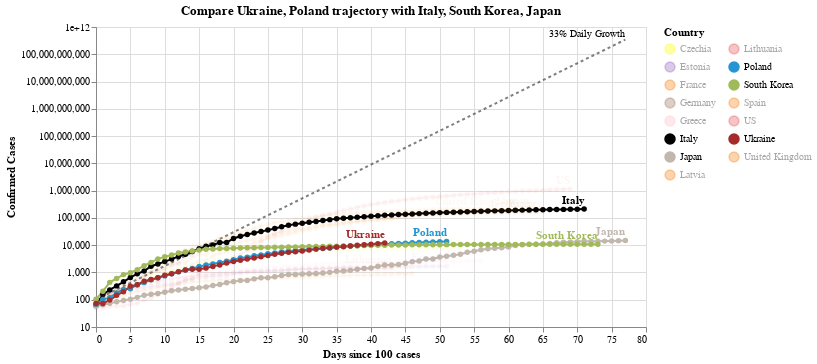

The notebook cell saved with this chart:
### Code cell
#hide_input
chart2 = make_since_chart(['Ukraine', 'Poland'])
chart2

### Figure 1 — Vega-Lite specification as saved in the notebook (floating-point values rounded to 4 significant figures; data arrays with more than 128 entries replaced by an {"elided": "..."} marker saying what was removed)
{"config": {"view": {"continuousWidth": 400, "continuousHeight": 300}}, "layer": [{"mark": {"type": "line", "color": "black", "opacity": 0.5, "strokeDash": [3, 3]}, "encoding": {"x": {"type": "quantitative", "field": "Days since 100 cases"}, "y": {"type": "quantitative", "field": "Confirmed Cases"}}}, {"mark": {"type": "text", "align": "right", "dy": -6, "fontSize": 10, "text": "33% Daily Growth"}, "encoding": {"x": {"type": "quantitative", "field": "Days since 100 cases"}, "y": {"type": "quantitative", "field": "Confirmed Cases"}}, "transform": [{"filter": "(datum['Days since 100 cases'] >= 77)"}]}, {"data": {"name": "data-320a4627f8a6ec28238f20deef5314bb"}, "mark": {"type": "line", "point": true}, "encoding": {"color": {"type": "nominal", "field": "Country", "legend": {"columns": 2}, "scale": {"domain": ["Czechia", "Estonia", "France", "Germany", "Greece", "Italy", "Japan", "Latvia", "Lithuania", "Poland", "South Korea", "Spain", "US", "Ukraine", "United Kingdom"], "range": ["yellow", "#9467bd", "#F58518", "#9D755D", "pink", "black", "#C1B7AD", "#F58518", "#E45756", "#2495D3", "#A1BA59", "#F58518", "#E45756", "brown", "#F58518"]}}, "opacity": {"condition": {"value": 1, "selection": "selector003"}, "value": 0.05}, "tooltip": [{"type": "nominal", "field": "Country"}, {"type": "temporal", "field": "Date"}, {"type": "quantitative", "field": "Confirmed Cases"}, {"type": "quantitative", "field": "Days since 100 cases"}], "x": {"type": "quantitative", "field": "Days since 100 cases"}, "y": {"type": "quantitative", "field": "Confirmed Cases", "scale": {"type": "log"}}}, "selection": {"selector003": {"type": "multi", "fields": ["Country"], "bind": "legend", "init": [{"Country": "Ukraine"}, {"Country": "Poland"}, {"Country": "Italy"}, {"Country": "South Korea"}, {"Country": "Japan"}]}}, "width": 550}, {"data": {"name": "data-320a4627f8a6ec28238f20deef5314bb"}, "mark": {"type": "text", "align": "right", "dy": -8, "fontWeight": "bold"}, "encoding": {"color": {"type": "nominal", "field": "Country", "legend": {"columns": 2}, "scale": {"domain": ["Czechia", "Estonia", "France", "Germany", "Greece", "Italy", "Japan", "Latvia", "Lithuania", "Poland", "South Korea", "Spain", "US", "Ukraine", "United Kingdom"], "range": ["yellow", "#9467bd", "#F58518", "#9D755D", "pink", "black", "#C1B7AD", "#F58518", "#E45756", "#2495D3", "#A1BA59", "#F58518", "#E45756", "brown", "#F58518"]}}, "opacity": {"condition": {"value": 1, "selection": "selector003"}, "value": 0.05}, "text": {"type": "nominal", "field": "Country"}, "tooltip": [{"type": "nominal", "field": "Country"}, {"type": "temporal", "field": "Date"}, {"type": "quantitative", "field": "Confirmed Cases"}, {"type": "quantitative", "field": "Days since 100 cases"}], "x": {"type": "quantitative", "field": "Days since 100 cases"}, "y": {"type": "quantitative", "field": "Confirmed Cases", "scale": {"type": "log"}}}, "transform": [{"filter": "(datum['Date'] >= 1588464000000)"}], "width": 550}], "data": {"name": "data-f13e933dd0db30f333d211acdcb94d2e"}, "title": "Compare Ukraine, Poland trajectory with Italy, South Korea, Japan", "$schema": "https://vega.github.io/schema/vega-lite/v4.0.2.json", "datasets": {"data-f13e933dd0db30f333d211acdcb94d2e": [{"Days since 100 cases": 0, "Confirmed Cases": 100.0}, {"Days since 100 cases": 1, "Confirmed Cases": 133.0}, {"Days since 100 cases": 2, "Confirmed Cases": 176.9}, {"Days since 100 cases": 3, "Confirmed Cases": 235.3}, {"Days since 100 cases": 4, "Confirmed Cases": 312.9}, {"Days since 100 cases": 5, "Confirmed Cases": 416.2}, {"Days since 100 cases": 6, "Confirmed Cases": 553.5}, {"Days since 100 cases": 7, "Confirmed Cases": 736.1}, {"Days since 100 cases": 8, "Confirmed Cases": 979.1}, {"Days since 100 cases": 9, "Confirmed Cases": 1302.0}, {"Days since 100 cases": 10, "Confirmed Cases": 1732.0}, {"Days since 100 cases": 11, "Confirmed Cases": 2303.0}, {"Days since 100 cases": 12, "Confirmed Cases": 3064.0}, {"Days since 100 cases": 13, "Confirmed Cases": 4074.0}, {"Days since 100 cases": 14, "Confirmed Cases": 5419.0}, {"Days since 100 cases": 15, "Confirmed Cases": 7207.0}, {"Days since 100 cases": 16, "Confirmed Cases": 9586.0}, {"Days since 100 cases": 17, "Confirmed Cases": 12750.0}, {"Days since 100 cases": 18, "Confirmed Cases": 16960.0}, {"Days since 100 cases": 19, "Confirmed Cases": 22550.0}, {"Days since 100 cases": 20, "Confirmed Cases": 29990.0}, {"Days since 100 cases": 21, "Confirmed Cases": 39890.0}, {"Days since 100 cases": 22, "Confirmed Cases": 53060.0}, {"Days since 100 cases": 23, "Confirmed Cases": 70560.0}, {"Days since 100 cases": 24, "Confirmed Cases": 93850.0}, {"Days since 100 cases": 25, "Confirmed Cases": 124800.0}, {"Days since 100 cases": 26, "Confirmed Cases": 166000.0}, {"Days since 100 cases": 27, "Confirmed Cases": 220800.0}, {"Days since 100 cases": 28, "Confirmed Cases": 293700.0}, {"Days since 100 cases": 29, "Confirmed Cases": 390600.0}, {"Days since 100 cases": 30, "Confirmed Cases": 519500.0}, {"Days since 100 cases": 31, "Confirmed Cases": 690900.0}, {"Days since 100 cases": 32, "Confirmed Cases": 918900.0}, {"Days since 100 cases": 33, "Confirmed Cases": 1222000.0}, {"Days since 100 cases": 34, "Confirmed Cases": 1625000.0}, {"Days since 100 cases": 35, "Confirmed Cases": 2162000.0}, {"Days since 100 cases": 36, "Confirmed Cases": 2875000.0}, {"Days since 100 cases": 37, "Confirmed Cases": 3824000.0}, {"Days since 100 cases": 38, "Confirmed Cases": 5086000.0}, {"Days since 100 cases": 39, "Confirmed Cases": 6764000.0}, {"Days since 100 cases": 40, "Confirmed Cases": 8996000.0}, {"Days since 100 cases": 41, "Confirmed Cases": 11970000.0}, {"Days since 100 cases": 42, "Confirmed Cases": 15910000.0}, {"Days since 100 cases": 43, "Confirmed Cases": 21170000.0}, {"Days since 100 cases": 44, "Confirmed Cases": 28150000.0}, {"Days since 100 cases": 45, "Confirmed Cases": 37440000.0}, {"Days since 100 cases": 46, "Confirmed Cases": 49790000.0}, {"Days since 100 cases": 47, "Confirmed Cases": 66230000.0}, {"Days since 100 cases": 48, "Confirmed Cases": 88080000.0}, {"Days since 100 cases": 49, "Confirmed Cases": 117100000.0}, {"Days since 100 cases": 50, "Confirmed Cases": 155800000.0}, {"Days since 100 cases": 51, "Confirmed Cases": 207200000.0}, {"Days since 100 cases": 52, "Confirmed Cases": 275600000.0}, {"Days since 100 cases": 53, "Confirmed Cases": 366600000.0}, {"Days since 100 cases": 54, "Confirmed Cases": 487500000.0}, {"Days since 100 cases": 55, "Confirmed Cases": 648400000.0}, {"Days since 100 cases": 56, "Confirmed Cases": 862400000.0}, {"Days since 100 cases": 57, "Confirmed Cases": 1147000000.0}, {"Days since 100 cases": 58, "Confirmed Cases": 1525000000.0}, {"Days since 100 cases": 59, "Confirmed Cases": 2029000000.0}, {"Days since 100 cases": 60, "Confirmed Cases": 2698000000.0}, {"Days since 100 cases": 61, "Confirmed Cases": 3589000000.0}, {"Days since 100 cases": 62, "Confirmed Cases": 4773000000.0}, {"Days since 100 cases": 63, "Confirmed Cases": 6348000000.0}, {"Days since 100 cases": 64, "Confirmed Cases": 8443000000.0}, {"Days since 100 cases": 65, "Confirmed Cases": 11230000000.0}, {"Days since 100 cases": 66, "Confirmed Cases": 14940000000.0}, {"Days since 100 cases": 67, "Confirmed Cases": 19860000000.0}, {"Days since 100 cases": 68, "Confirmed Cases": 26420000000.0}, {"Days since 100 cases": 69, "Confirmed Cases": 35140000000.0}, {"Days since 100 cases": 70, "Confirmed Cases": 46730000000.0}, {"Days since 100 cases": 71, "Confirmed Cases": 62150000000.0}, {"Days since 100 cases": 72, "Confirmed Cases": 82660000000.0}, {"Days since 100 cases": 73, "Confirmed Cases": 109900000000.0}, {"Days since 100 cases": 74, "Confirmed Cases": 146200000000.0}, {"Days since 100 cases": 75, "Confirmed Cases": 194500000000.0}, {"Days since 100 cases": 76, "Confirmed Cases": 258700000000.0}, {"Days since 100 cases": 77, "Confirmed Cases": 344000000000.0}], "data-320a4627f8a6ec28238f20deef5314bb": {"elided": "900 records"}}}
